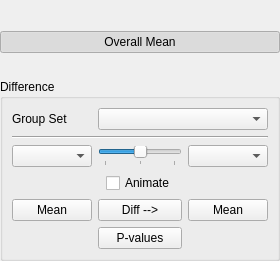
              <widget class="QWidget" name="mean_tab">
               <attribute name="title">
                <string>Group</string>
               </attribute>
               <layout class="QGridLayout" name="gridLayout">
                <property name="leftMargin">
                 <number>0</number>
                </property>
                <property name="rightMargin">
                 <number>0</number>
                </property>
                <property name="bottomMargin">
                 <number>0</number>
                </property>
                <item row="2" column="1">
                 <spacer name="verticalSpacer_4">
                  <property name="orientation">
                   <enum>Qt::Vertical</enum>
                  </property>
                  <property name="sizeType">
                   <enum>QSizePolicy::Maximum</enum>
                  </property>
                  <property name="sizeHint" stdset="0">
                   <size>
                    <width>20</width>
                    <height>20</height>
                   </size>
                  </property>
                 </spacer>
                </item>
                <item row="1" column="0" colspan="3">
                 <widget class="QPushButton" name="mean_button">
                  <property name="enabled">
                   <bool>true</bool>
                  </property>
                  <property name="toolTip">
                   <string>Display overall mean shape</string>
                  </property>
                  <property name="text">
                   <string>Overall Mean</string>
                  </property>
                  <property name="checkable">
                   <bool>true</bool>
                  </property>
                  <property name="checked">
                   <bool>true</bool>
                  </property>
                  <property name="autoExclusive">
                   <bool>false</bool>
                  </property>
                 </widget>
                </item>
                <item row="4" column="0" colspan="3">
                 <widget class="QGroupBox" name="group_widget">
                  <property name="title">
                   <string>Difference</string>
                  </property>
                  <layout class="QGridLayout" name="gridLayout_8">
                   <item row="0" column="0">
                    <widget class="QLabel" name="label_3">
                     <property name="text">
                      <string>Group Set</string>
                     </property>
                    </widget>
                   </item>
                   <item row="4" column="0">
                    <widget class="QPushButton" name="group1_button">
                     <property name="enabled">
                      <bool>true</bool>
                     </property>
                     <property name="toolTip">
                      <string>Mean of left group</string>
                     </property>
                     <property name="text">
                      <string>Mean</string>
                     </property>
                     <property name="checkable">
                      <bool>true</bool>
                     </property>
                     <property name="checked">
                      <bool>false</bool>
                     </property>
                     <property name="autoExclusive">
                      <bool>false</bool>
                     </property>
                    </widget>
                   </item>
                   <item row="2" column="1">
                    <widget class="QSlider" name="group_slider">
                     <property name="toolTip">
                      <string>Group slider</string>
                     </property>
                     <property name="maximum">
                      <number>20</number>
                     </property>
                     <property name="pageStep">
                      <number>1</number>
                     </property>
                     <property name="value">
                      <number>10</number>
                     </property>
                     <property name="orientation">
                      <enum>Qt::Horizontal</enum>
                     </property>
                     <property name="tickPosition">
                      <enum>QSlider::TicksBelow</enum>
                     </property>
                     <property name="tickInterval">
                      <number>10</number>
                     </property>
                    </widget>
                   </item>
                   <item row="4" column="1">
                    <widget class="QPushButton" name="difference_button">
                     <property name="enabled">
                      <bool>true</bool>
                     </property>
                     <property name="toolTip">
                      <string>Diff of left to right</string>
                     </property>
                     <property name="text">
                      <string>Diff --&gt;</string>
                     </property>
                     <property name="checkable">
                      <bool>true</bool>
                     </property>
                     <property name="autoExclusive">
                      <bool>false</bool>
                     </property>
                    </widget>
                   </item>
                   <item row="1" column="0" colspan="3">
                    <widget class="Line" name="line">
                     <property name="orientation">
                      <enum>Qt::Horizontal</enum>
                     </property>
                    </widget>
                   </item>
                   <item row="2" column="2">
                    <widget class="QComboBox" name="group_right">
                     <property name="toolTip">
                      <string>Group 2</string>
                     </property>
                    </widget>
                   </item>
                   <item row="2" column="0">
                    <widget class="QComboBox" name="group_left">
                     <property name="toolTip">
                      <string>Group 1</string>
                     </property>
                    </widget>
                   </item>
                   <item row="3" column="0" colspan="3">
                    <widget class="QWidget" name="widget_2" native="true">
                     <layout class="QHBoxLayout" name="horizontalLayout">
                      <property name="leftMargin">
                       <number>0</number>
                      </property>
                      <property name="topMargin">
                       <number>0</number>
                      </property>
                      <property name="rightMargin">
                       <number>0</number>
                      </property>
                      <property name="bottomMargin">
                       <number>0</number>
                      </property>
                      <item>
                       <spacer name="horizontalSpacer">
                        <property name="orientation">
                         <enum>Qt::Horizontal</enum>
                        </property>
                        <property name="sizeHint" stdset="0">
                         <size>
                          <width>40</width>
                          <height>20</height>
                         </size>
                        </property>
                       </spacer>
                      </item>
                      <item>
                       <widget class="QCheckBox" name="group_animate_checkbox">
                        <property name="toolTip">
                         <string>Group slider animation</string>
                        </property>
                        <property name="text">
                         <string>Animate</string>
                        </property>
                       </widget>
                      </item>
                      <item>
                       <spacer name="horizontalSpacer_2">
                        <property name="orientation">
                         <enum>Qt::Horizontal</enum>
                        </property>
                        <property name="sizeHint" stdset="0">
                         <size>
                          <width>40</width>
                          <height>20</height>
                         </size>
                        </property>
                       </spacer>
                      </item>
                     </layout>
                    </widget>
                   </item>
                   <item row="4" column="2">
                    <widget class="QPushButton" name="group2_button">
                     <property name="enabled">
                      <bool>true</bool>
                     </property>
                     <property name="toolTip">
                      <string>Mean of right group</string>
                     </property>
                     <property name="text">
                      <string>Mean</string>
                     </property>
                     <property name="checkable">
                      <bool>true</bool>
                     </property>
                     <property name="checked">
                      <bool>false</bool>
                     </property>
                     <property name="autoExclusive">
                      <bool>false</bool>
                     </property>
                    </widget>
                   </item>
                   <item row="0" column="1" colspan="2">
                    <widget class="QComboBox" name="group_box">
                     <property name="toolTip">
                      <string>Select group set</string>
                     </property>
                    </widget>
                   </item>
                   <item row="5" column="1">
                    <widget class="QPushButton" name="group_p_values_button">
                     <property name="enabled">
                      <bool>true</bool>
                     </property>
                     <property name="toolTip">
                      <string>Diff of left to right</string>
                     </property>
                     <property name="text">
                      <string>P-values</string>
                     </property>
                     <property name="checkable">
                      <bool>true</bool>
                     </property>
                     <property name="autoExclusive">
                      <bool>false</bool>
                     </property>
                    </widget>
                   </item>
                  </layout>
                 </widget>
                </item>
                <item row="0" column="0" colspan="3">
                 <spacer name="verticalSpacer_8">
                  <property name="orientation">
                   <enum>Qt::Vertical</enum>
                  </property>
                  <property name="sizeType">
                   <enum>QSizePolicy::Maximum</enum>
                  </property>
                  <property name="sizeHint" stdset="0">
                   <size>
                    <width>20</width>
                    <height>20</height>
                   </size>
                  </property>
                 </spacer>
                </item>
               </layout>
              </widget>
